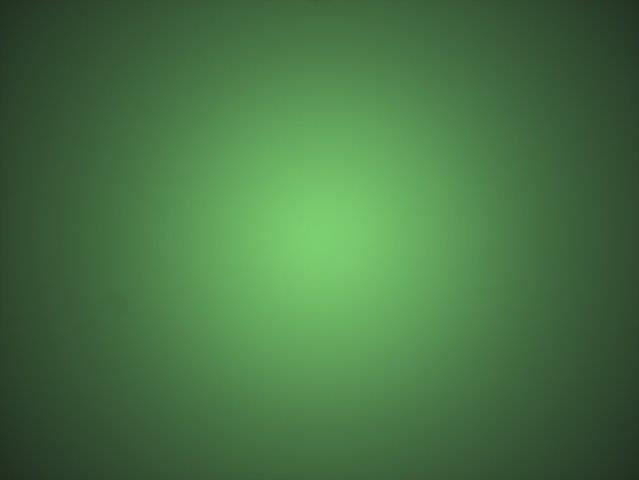
#> input picture 2021_2_산업 컴퓨터비전 실제/과제/2차_Term project_211020_CM 이물질 검출/Stain2.jpg, 639 x 480 px, found by its file name
$ python '김병근_2차 Term project(211020)_카메라모듈 이물질 검출 python소스.py'   (older library calls are emulated)
#> lines starting #> are read from the running program, lines starting #| are printed output that depends on the picture; after the words box and inside, x2 and y2 are one past the last pixel; in counts of white or black regions, pixels touching at a corner belong together
import cv2
import numpy as np
from matplotlib import pyplot as plt

imgOrg = cv2.imread('stain2.jpg')
#> imgOrg is the input picture: shape (480, 639, 3); mean B, G, R 68.3, 115.8, 71.1
img = cv2.imread('stain2.jpg',0)
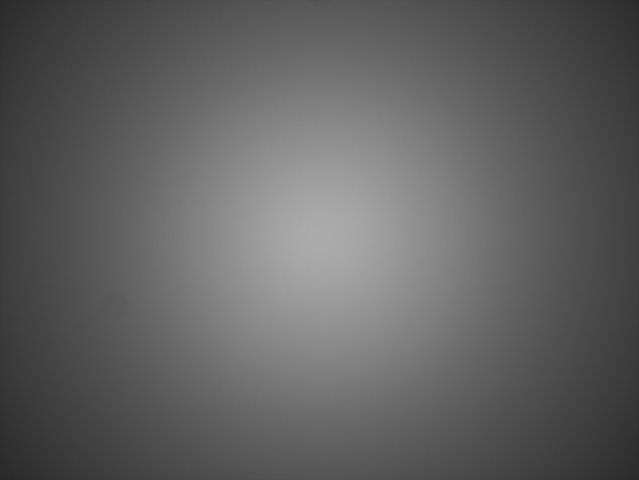
#> img: shape (480, 639); min 41, max 171, mean 97

#----- cv2.threshold(src, threshold_value, value, flag)
# src: 입력 영상(grayscale)
# threshold_value: 픽셀 문턱값
# value: 픽셀 threshold값보다 커질때 적용되는 최대값
# flag: threshold 적용 스타일
ret,thresh1 = cv2.threshold(img,127,255,cv2.THRESH_BINARY)
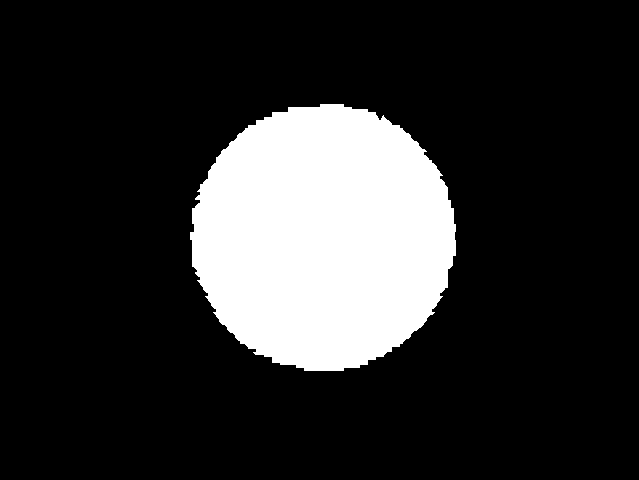
#> thresh1: shape (480, 639); 18% white; 1 white region, box (x1, y1, x2, y2) and area: (190, 104, 456, 371) 55283
ret,thresh2 = cv2.threshold(img,127,255,cv2.THRESH_BINARY_INV)
ret,thresh3 = cv2.threshold(img,127,255,cv2.THRESH_TRUNC)
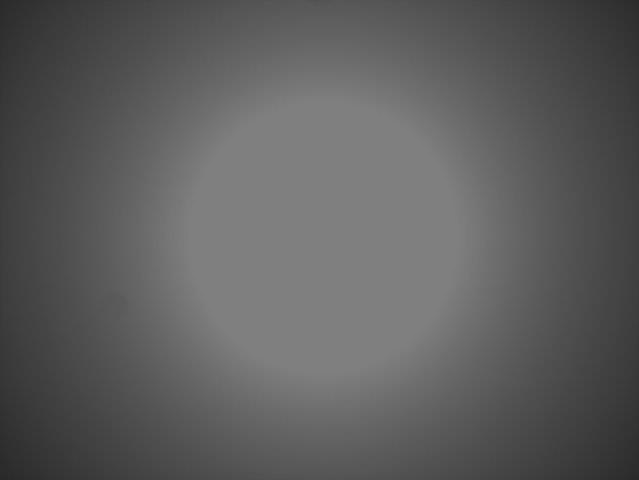
#> thresh3: shape (480, 639); min 41, max 127, mean 93.7
ret,thresh4 = cv2.threshold(img,127,255,cv2.THRESH_TOZERO)
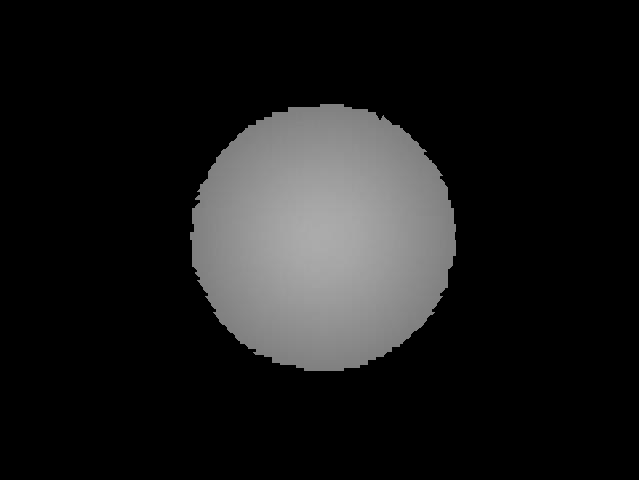
#> thresh4: shape (480, 639); min 0, max 171, mean 26.2
ret,thresh5 = cv2.threshold(img,127,255,cv2.THRESH_TOZERO_INV)
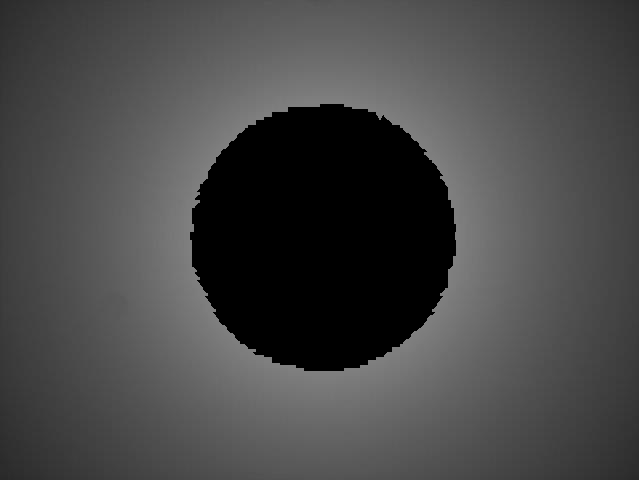
#> thresh5: shape (480, 639); min 0, max 127, mean 70.8

# ---- cv2.Sobel(src, ddepth, dx, dy, dst, ksize, scale, delta, borderType) -----
# src: 입력 영상
# ddepth: 출력 영상의 dtype (-1: 입력 영상과 동일)
# dx, dy: 미분 차수 (0, 1, 2 중 선택, 둘 다 0일 수는 없음)
# ksize: 커널의 크기 (1, 3, 5, 7 중 선택)
# scale: 미분에 사용할 계수
# delta: 연산 결과에 가산할 값

# dx, dy: 0/1/2 중 실습 시 배운 미분차수가 가장 좋음
thresh6 = cv2.Sobel(img, cv2.CV_32F, 1, 0)  #dx/dy(미분차수) = 1 / 0
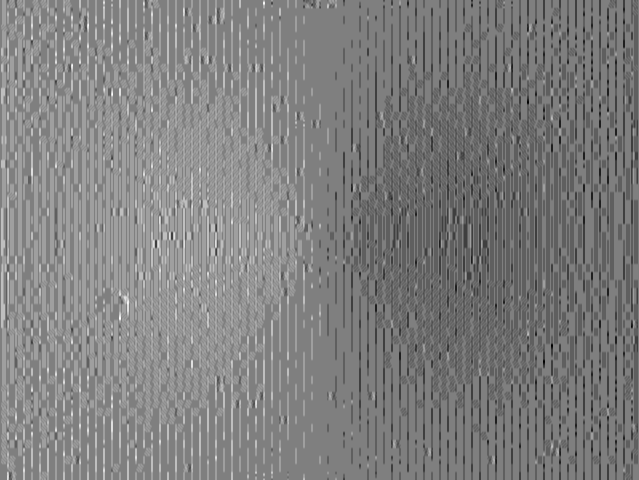
#> thresh6: shape (480, 639) float32; min -16, max 16, mean 0.0259; drawn with min black and max white
thresh7 = cv2.Sobel(img, cv2.CV_32F, 0, 1)  #dx/dy(미분차수) = 0 / 1
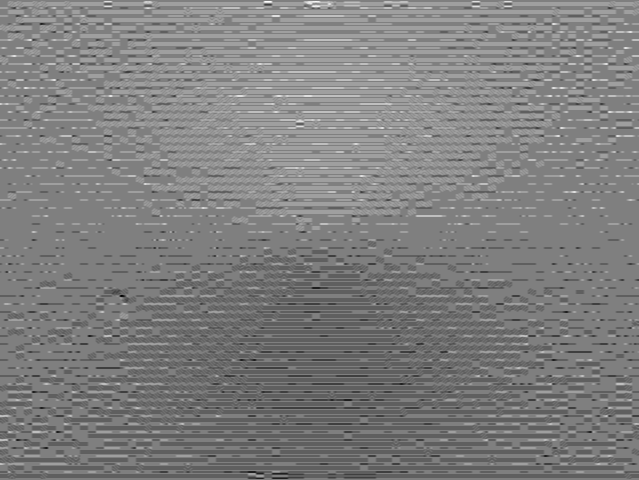
#> thresh7: shape (480, 639) float32; min -16, max 16, mean -0.0376; drawn with min black and max white


titles = ['Original', 'Original(Gray)','T_BINARY','T_BINARY_INV','T_TRUNC',
          'T_TOZERO','T_TOZERO_INV', 'SOBEL_1_0', 'SOBEL_0_1']
images = [imgOrg, img, thresh1, thresh2, thresh3, thresh4, thresh5, thresh6, thresh7]
for i in range(9):
    plt.subplot(3,3,i+1)
    plt.imshow(images[i],'gray')
    plt.title(titles[i])
    plt.xticks([])
    plt.yticks([])
plt.show()
#> figure, not shown here; B, G, R data is drawn as R, G, B
